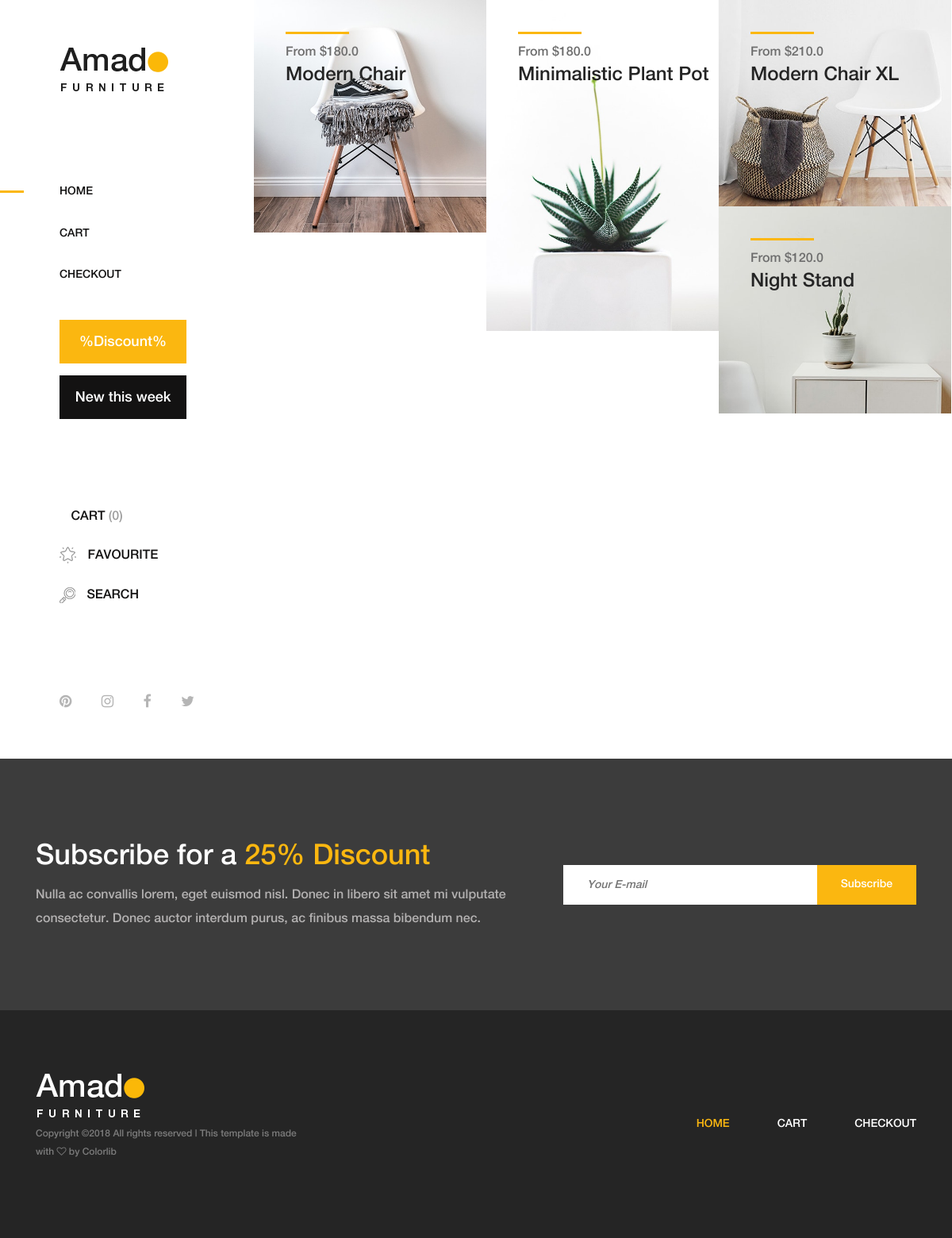
Before: / with the older database file.
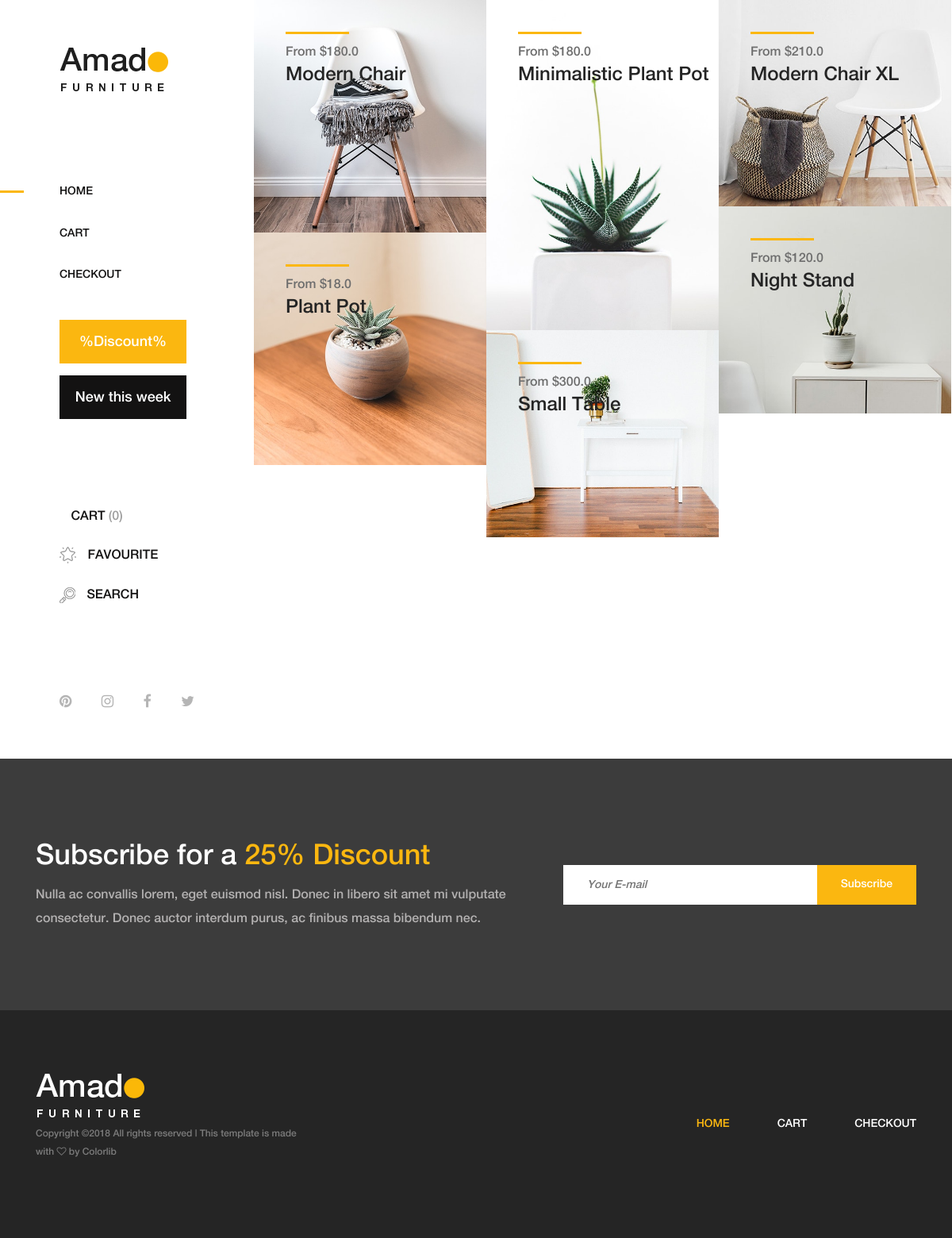
After: the same page with the newer database file.
### shop/models.py (models this page shows)
class Product(models.Model):
    name = models.CharField(max_length=30)
    price = models.FloatField()
    state = models.IntegerField()
    description = models.CharField(max_length=300)
    img_path = models.CharField(max_length=300)
    thumb_path = models.CharField(max_length=300)

### shop/views.py (the view)
# urls.py: path('', views.index,name='index'),
def index(request):
    product_list = Product.objects.all()
    template = loader.get_template('shop/index.html')
    context = {
        'product_list': product_list,
    }
    return HttpResponse(template.render(context, request))

### shop/templates/shop/index.html (shortened to what this page needs)
<!DOCTYPE html>
<html lang="en">
<head>
    {% load static %}
    <link rel="stylesheet" href="{% static 'css/core-style.css' %}">
    <link rel="stylesheet" href="{% static 'style.css' %}">
</head>
<body>
    <div class="main-content-wrapper d-flex clearfix">
        <header class="header-area clearfix">
            <div class="logo">
                <a href="/"><img src="{% static 'img/core-img/logo.png' %}" alt=""></a>
            </div>
            <nav class="amado-nav">
                <ul>
                    <li class="active"><a href="/">Home</a></li>
                    <li><a href="/cart/">Cart</a></li>
                    <li><a href="/checkout/">Checkout</a></li>
                </ul>
            </nav>
            <div class="amado-btn-group mt-30 mb-100">
                <a href="#" class="btn amado-btn mb-15">%Discount%</a>
                <a href="#" class="btn amado-btn active">New this week</a>
            </div>
            <div class="cart-fav-search mb-100">
                <a href="/cart/" class="cart-nav"><img src="{% static 'img/core-img/cart/.png'%}" alt=""> Cart <span>(0)</span></a>
                <a href="#" class="fav-nav"><img src="{% static 'img/core-img/favorites.png'%}" alt=""> Favourite</a>
                <a href="#" class="search-nav"><img src="{% static 'img/core-img/search.png'%}" alt=""> Search</a>
            </div>
            <div class="social-info d-flex justify-content-between">
                <a href="#"><i class="fa fa-pinterest" aria-hidden="true"></i></a>
                <a href="#"><i class="fa fa-instagram" aria-hidden="true"></i></a>
                <a href="#"><i class="fa fa-facebook" aria-hidden="true"></i></a>
                <a href="#"><i class="fa fa-twitter" aria-hidden="true"></i></a>
            </div>
        </header>
        <div class="products-catagories-area clearfix">
            <div class="amado-pro-catagory clearfix">
                {% for product in product_list %}
                    <div class="single-products-catagory clearfix">
                        <a href="/detail/{{product.id}}">
                            <img src="{% static product.img_path %}" alt="">
                            <div class="hover-content">
                                <div class="line"></div>
                                <p>From ${{ product.price }}</p>
                                <h4>{{ product.name }}</h4>
                            </div>
                        </a>
                    </div>
                {% endfor %}
            </div>
        </div>
    </div>
    <section class="newsletter-area section-padding-100-0">
        <div class="container">
            <div class="row align-items-center">
                <div class="col-12 col-lg-6 col-xl-7">
                    <div class="newsletter-text mb-100">
                        <h2>Subscribe for a <span>25% Discount</span></h2>
                        <p>Nulla ac convallis lorem, eget euismod nisl. Donec in libero sit amet mi vulputate consectetur. Donec auctor interdum purus, ac finibus massa bibendum nec.</p>
                    </div>
                </div>
                <div class="col-12 col-lg-6 col-xl-5">
                    <div class="newsletter-form mb-100">
                        <form action="#" method="post">
                            <input type="email" name="email" class="nl-email" placeholder="Your E-mail">
                            <input type="submit" value="Subscribe" disabled>
                        </form>
                    </div>
                </div>
            </div>
        </div>
    </section>
    <footer class="footer_area clearfix">
        <div class="container">
            <div class="row align-items-center">
                <div class="col-12 col-lg-4">
                    <div class="single_widget_area">
                        <div class="footer-logo mr-50">
                            <a href="/"><img src="{% static 'img/core-img/logo2.png' %}" alt=""></a>
                        </div>
                        <p class="copywrite">
Copyright &copy;<script>document.write(new Date().getFullYear());</script> All rights reserved | This template is made with <i class="fa fa-heart-o" aria-hidden="true"></i> by <a href="https://colorlib.com" target="_blank">Colorlib</a>
</p>
                    </div>
                </div>
                <div class="col-12 col-lg-8">
                    <div class="single_widget_area">
                        <div class="footer_menu">
                            <nav class="navbar navbar-expand-lg justify-content-end">
                                <div class="collapse navbar-collapse" id="footerNavContent">
                                    <ul class="navbar-nav ml-auto">
                                        <li class="nav-item active">
                                            <a class="nav-link" href="/">Home</a>
                                        </li>
                                        <li class="nav-item">
                                            <a class="nav-link" href="/cart/">Cart</a>
                                        </li>
                                        <li class="nav-item">
                                            <a class="nav-link" href="/checkout/">Checkout</a>
                                        </li>
                                    </ul>
                                </div>
                            </nav>
                        </div>
                    </div>
                </div>
            </div>
        </div>
    </footer>
</body>
</html>

Changed rows visible on the page:
added Product: img_path (picture), price "18.0", name "Plant Pot"
added Product: img_path (picture), price "300.0", name "Small Table"
